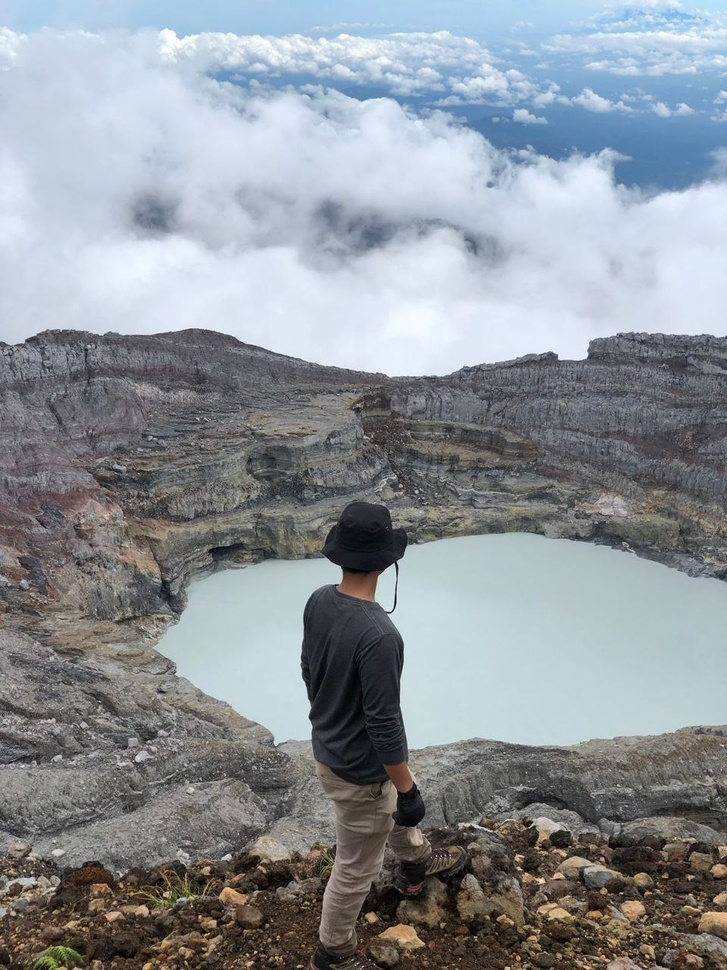
#> input picture 4. Image Brightness/Agung.jpg, 727 x 970 px, shrunk from 960 x 1280 before the run
$ python 'Image Brightness.py'
#> lines starting #> are read from the running program, lines starting #| are printed output that depends on the picture
#> in main, original_image is the input picture: shape (970, 727, 3); mean B, G, R 152.6, 146.9, 140.8
import cv2
import numpy as np
import matplotlib.pyplot as plt

def adjust_brightness(image, value):
#> called with value = 50
    hsv_image = cv2.cvtColor(image, cv2.COLOR_BGR2HSV)
#> hsv_image: shape (970, 727, 3); mean H, S, V 79.7, 39.4, 157.8
    h, s, v = cv2.split(hsv_image)
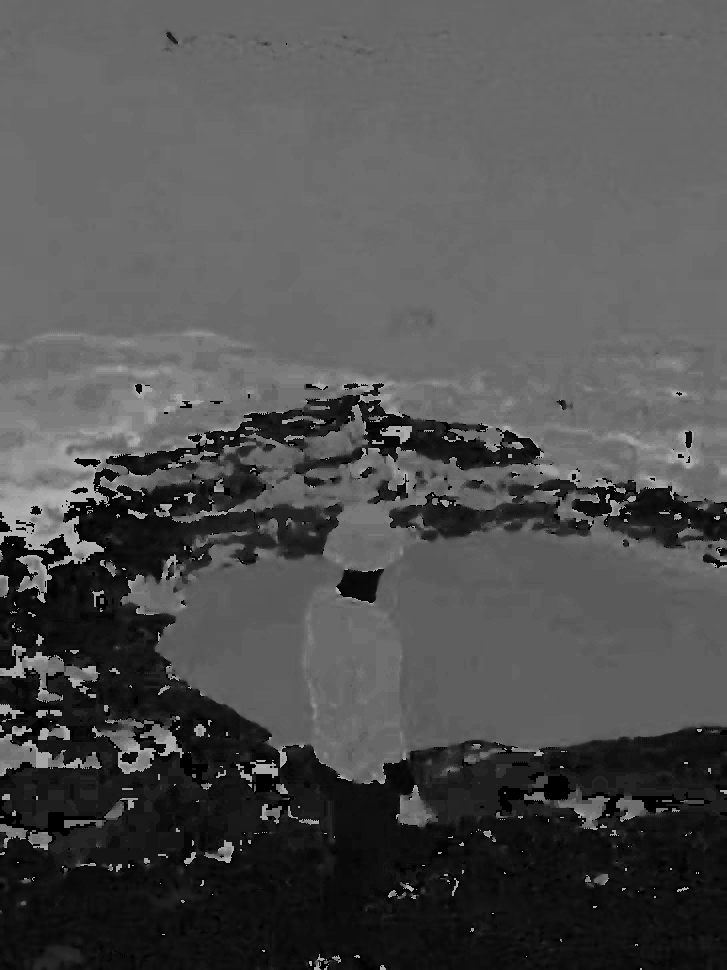
#> h: shape (970, 727); min 0, max 179, mean 79.7
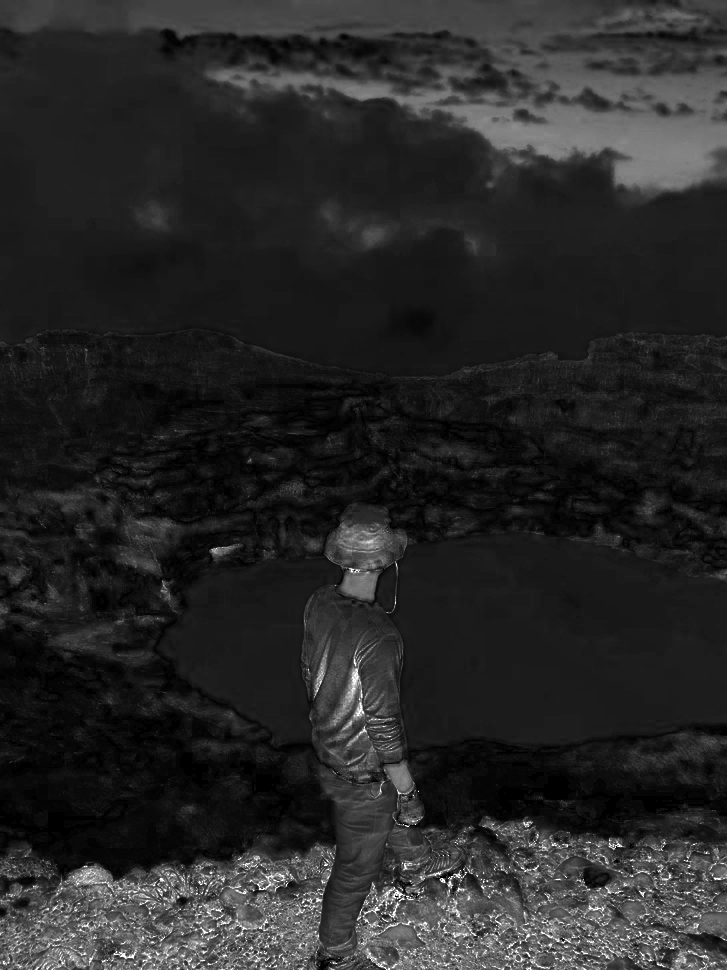
#> s: shape (970, 727); min 0, max 255, mean 39.4
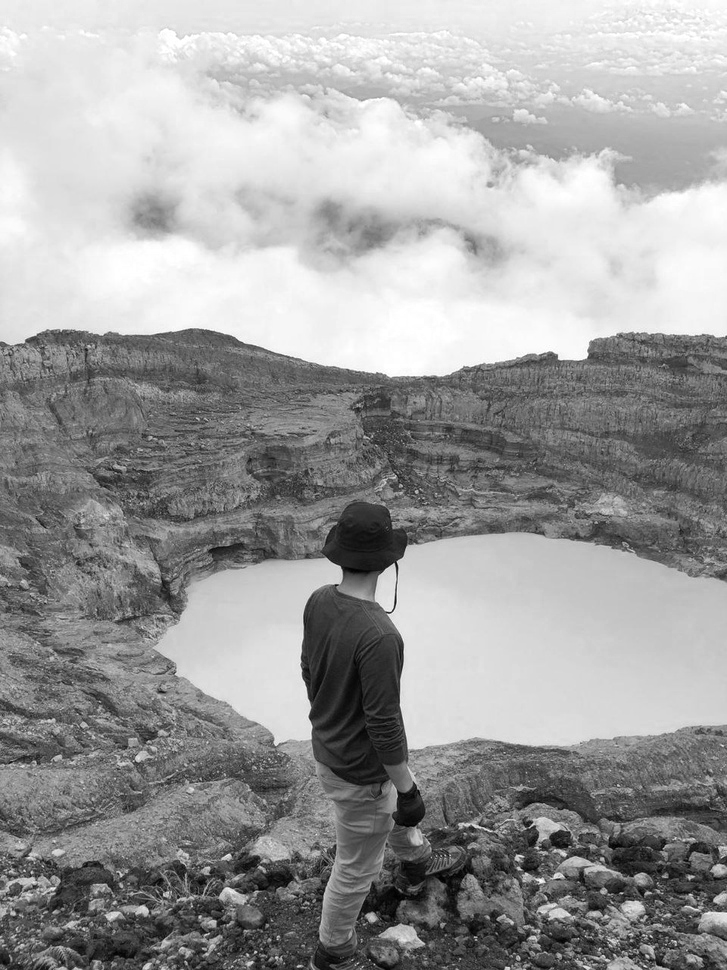
#> v: shape (970, 727); min 0, max 255, mean 157.8
    v = np.clip(v.astype(np.int32) + value, 0, 255).astype(np.uint8)
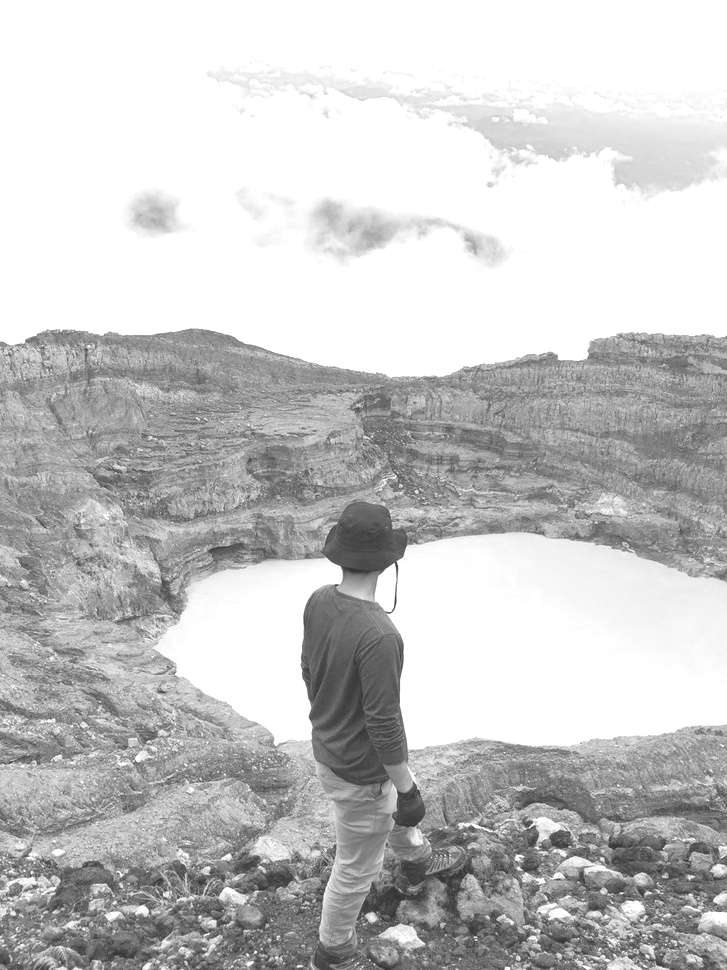
#> v: shape (970, 727); min 50, max 255, mean 198.2
    hsv_image = cv2.merge((h, s, v))
#> hsv_image: shape (970, 727, 3); mean H, S, V 79.7, 39.4, 198.2
    adjusted_image = cv2.cvtColor(hsv_image, cv2.COLOR_HSV2BGR)
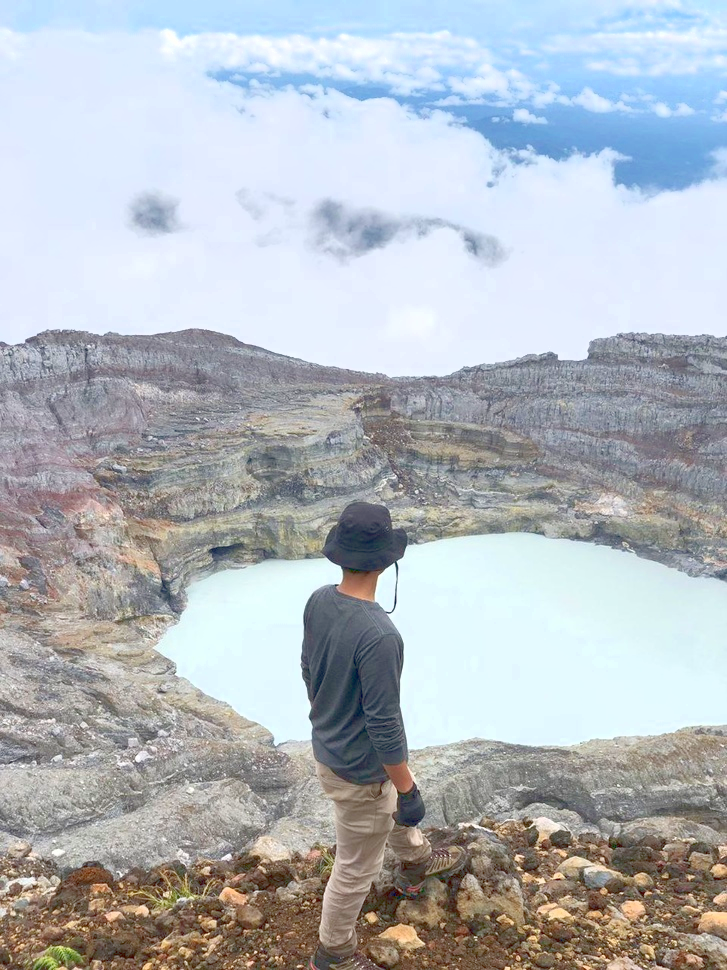
#> adjusted_image: shape (970, 727, 3); mean B, G, R 189.7, 183.6, 177.6
    return adjusted_image

def main():
    image_path = "Agung.jpg"  # Foto
    original_image = cv2.imread(image_path)

    brightness_value = 50  # Nilai Kecerahan

    adjusted_image = adjust_brightness(original_image, brightness_value)

    # Gambar Asli
    plt.subplot(1, 2, 1)
    plt.imshow(cv2.cvtColor(original_image, cv2.COLOR_BGR2RGB))
    plt.title('Original Image')

    # Gambar Hasil
    plt.subplot(1, 2, 2)
    plt.imshow(cv2.cvtColor(adjusted_image, cv2.COLOR_BGR2RGB))
    plt.title('Adjusted Image')

    # Tampilkan plot gambar
    plt.show()
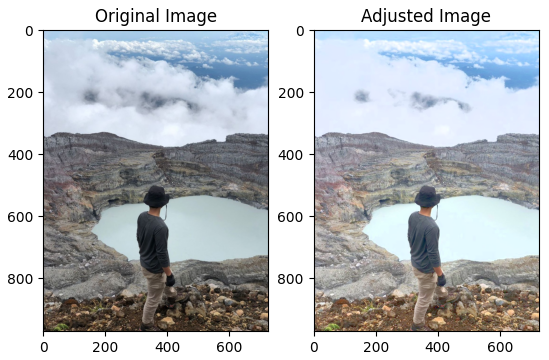
#> figure drawn by matplotlib, 2 panels

if __name__ == '__main__':
    main()
